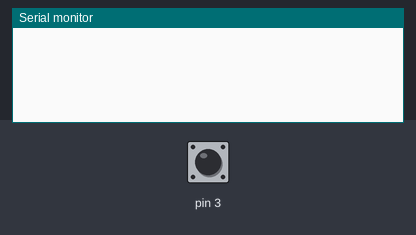
The sketch below on a simulated Arduino Uno, built with avr-gcc and run on an emulated ATmega328P. Parts: the last lines printed to the serial monitor. The inputs (shaded band) are chosen by the test bench; at power-on: pin 3 HIGH.

Above: at 1.2 s.
1.3 s: pin 3 pulled LOW for 0.15 s
4.4 s: pin 3 pulled LOW for 0.15 s
At 6.2 s:
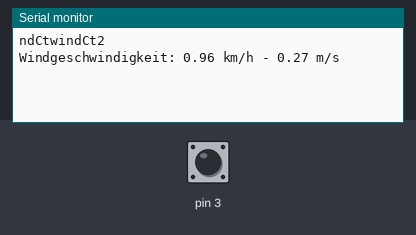
6.5 s: pin 3 pulled LOW for 1 s
At 11.5 s:
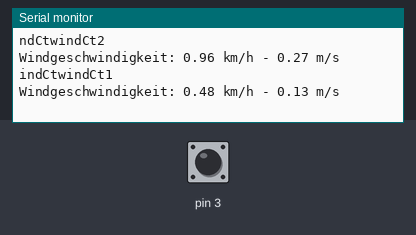

Measured:
- after the input at 4.4 s, the serial monitor: prints a new line after 0.60 s (image 1)
- after the input at 6.5 s, the serial monitor: prints a new line after 3.5 s (image 2)

The sketch:

Anemometer.ino
```cpp
const int m_time = 5;      //Meassuretime in Seconds
int wind_ct = 0;
float wind = 0.0;
unsigned long time = 0;


void setup()
{
  Serial.begin(9600);
  time = millis();
  pinMode(3,INPUT_PULLUP);
  attachInterrupt(digitalPinToInterrupt(3), countWind, RISING);
}

void loop()
{

  meassure();
  Serial.print("windCt");
  Serial.println(wind_ct);
  Serial.print("Windgeschwindigkeit: ");
  Serial.print(wind);       //Speed in Km/h
  Serial.print(" km/h - ");
  Serial.print(wind / 3.6); //Speed in m/s
  Serial.println(" m/s");

}

void countWind() {
  wind_ct ++;
}

void meassure() {
  wind_ct = 0;
  time = millis();
  delay(1000 * m_time);
  //detachInterrupt(9);
  wind = (float)wind_ct / (float)m_time * 2.4;
  Serial.print("windCt" + wind_ct);
}
```
